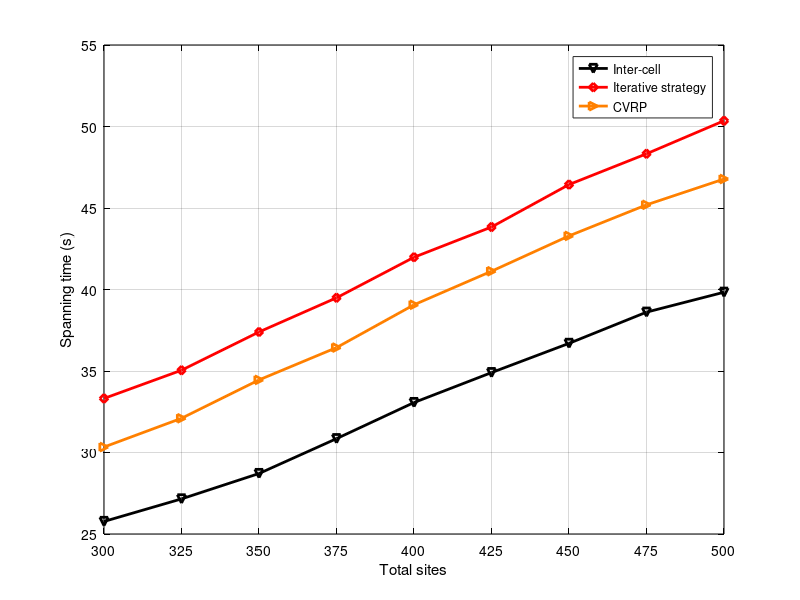

Reproduce this figure in MATLAB. (Note: this script raises an error after producing the figure.)
x = [300 325 350 375 400 425 450 475 500];
y1 = [28.1515	30.343	32.4624	34.7294	37.2022	38.9795	41.5602	43.53	45.4731]; % global tsp
y2 = [26.3205	32.6161	38.4725	43.5438	52.3585]; % local tsp
y3 = [33.31493	35.0472	37.3951	39.4898	41.9787	43.8335	46.4377	48.3252	50.3522]; % iterative
y4 = [25.7692	27.1537	28.7107	30.849	33.0651	34.9022	36.6959	38.6099	39.8326]; % inter-cell
y5 = [32.1577	33.6476	38.7133	40.6121	43.7253	46.3521	48.3169	52.6711	54.8049];% GELSGA
y6 = [30.3346	32.0987	34.4535	36.4351	39.0624	41.1208	43.2879	45.1935	46.7781]; %CVRP
close all;
figure1 = figure;
% Create axes
axes1 = axes('Parent',figure1);
plot(x,y4,'-kv', 'LineWidth',2);
hold on;
grid on;
% plot(x,y2,'-bs', 'LineWidth',2);
plot(x,y3,'-rd', 'LineWidth',2);
% plot(x,y1,'-mo', 'LineWidth',2);
% plot(x,y5,'-x','Color',[0 0.4 0], 'LineWidth',2);
plot(x,y6,'->','Color',[1 0.5 0], 'LineWidth',2);
xlabel('Total sites');
ylabel('Spanning time (s)');
legend('Inter-cell','Iterative strategy', 'CVRP');
set(axes1,'XColor',[0 0 0],'YColor',[0 0 0]);
xticks([300 325 350 375 400 425 450 475 500]);
xlim([300 500]);
ytickformat('%,4.4g');
xtickformat('%,4.4g');
hold off;